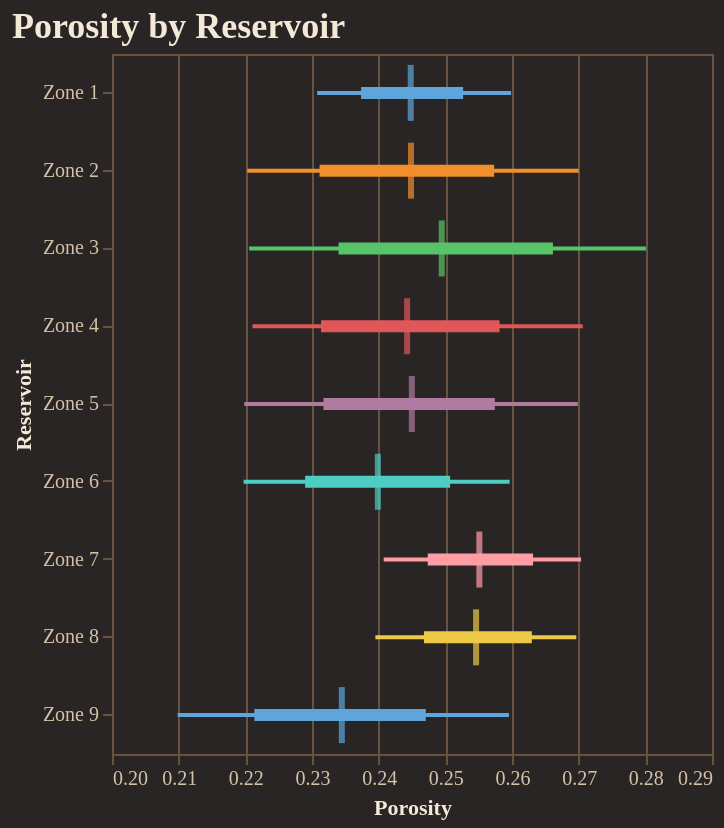

The notebook cell this image was saved under:
### Code cell
fig = reporter.plotter.forest_plot(
    "Porosity", 
    backend=PLOTTING_BACKEND
)
fig.show()

### Figure 1 — Vega-Lite specification as saved in the notebook (floating-point values rounded to 4 significant figures)
{"config": {"background": "#292524", "view": {"fill": "#292524", "stroke": "#665340"}, "title": {"color": "#f4e9d7", "font": "Merriweather", "fontSize": 18, "fontWeight": 600, "subtitleColor": "#d5c2a6", "anchor": "start"}, "axis": {"domainColor": "#665340", "gridColor": "#665340", "tickColor": "#665340", "labelColor": "#d5c2a6", "titleColor": "#f4e9d7", "labelFont": "Merriweather", "titleFont": "Merriweather"}, "legend": {"titleColor": "#f4e9d7", "labelColor": "#d5c2a6", "labelFont": "Merriweather", "titleFont": "Merriweather", "orient": "top-right", "symbolType": "circle"}, "header": {"labelColor": "#d5c2a6", "titleColor": "#f4e9d7", "labelFont": "Merriweather", "titleFont": "Merriweather"}, "mark": {"color": "#c78d3b"}, "line": {"color": "#c78d3b"}, "bar": {"color": "#c78d3b"}, "point": {"color": "#ddb06d"}, "area": {"color": "#c78d3b", "opacity": 0.35}, "text": {"color": "#f4e9d7", "font": "Merriweather"}, "range": {"category": ["#5DA5DA", "#F28E2B", "#59C36A", "#E15759", "#B07AA1", "#4ECDC4", "#FF9DA7", "#EDC948"]}}, "layer": [{"mark": {"type": "rule", "strokeWidth": 2}, "encoding": {"color": {"field": "group", "legend": null, "type": "nominal"}, "x": {"field": "p10", "scale": {"zero": false}, "title": "Porosity", "type": "quantitative"}, "x2": {"field": "p90"}, "y": {"field": "group", "sort": ["Zone 1", "Zone 2", "Zone 3", "Zone 4", "Zone 5", "Zone 6", "Zone 7", "Zone 8", "Zone 9"], "title": "Reservoir", "type": "nominal"}}}, {"mark": {"type": "rule", "strokeWidth": 6}, "encoding": {"color": {"field": "group", "legend": null, "type": "nominal"}, "x": {"field": "p25", "scale": {"zero": false}, "title": "Porosity", "type": "quantitative"}, "x2": {"field": "p75"}, "y": {"field": "group", "sort": ["Zone 1", "Zone 2", "Zone 3", "Zone 4", "Zone 5", "Zone 6", "Zone 7", "Zone 8", "Zone 9"], "title": "Reservoir", "type": "nominal"}}}, {"mark": {"type": "tick", "color": "black", "size": 28, "thickness": 3}, "encoding": {"color": {"field": "group", "legend": null, "type": "nominal"}, "tooltip": [{"field": "group", "title": "Group", "type": "nominal"}, {"field": "p10", "title": "P10", "type": "quantitative"}, {"field": "p25", "title": "P25", "type": "quantitative"}, {"field": "median", "title": "Median", "type": "quantitative"}, {"field": "p75", "title": "P75", "type": "quantitative"}, {"field": "p90", "title": "P90", "type": "quantitative"}], "x": {"field": "median", "scale": {"zero": false}, "title": "Porosity", "type": "quantitative"}, "y": {"field": "group", "sort": ["Zone 1", "Zone 2", "Zone 3", "Zone 4", "Zone 5", "Zone 6", "Zone 7", "Zone 8", "Zone 9"], "title": "Reservoir", "type": "nominal"}}}], "data": {"name": "data-556b4b5684f3a14772465dcb5233a2a3"}, "height": 350, "title": "Porosity by Reservoir", "width": "container", "$schema": "https://vega.github.io/schema/vega-lite/v5.20.1.json", "datasets": {"data-556b4b5684f3a14772465dcb5233a2a3": [{"group": "Zone 1", "p10": 0.2308, "p25": 0.2374, "median": 0.2448, "p75": 0.2527, "p90": 0.2599}, {"group": "Zone 2", "p10": 0.2203, "p25": 0.2311, "median": 0.2449, "p75": 0.2573, "p90": 0.27}, {"group": "Zone 3", "p10": 0.2206, "p25": 0.234, "median": 0.2495, "p75": 0.2661, "p90": 0.2801}, {"group": "Zone 4", "p10": 0.2211, "p25": 0.2314, "median": 0.2443, "p75": 0.2581, "p90": 0.2706}, {"group": "Zone 5", "p10": 0.2198, "p25": 0.2317, "median": 0.245, "p75": 0.2574, "p90": 0.2699}, {"group": "Zone 6", "p10": 0.2197, "p25": 0.229, "median": 0.2399, "p75": 0.2507, "p90": 0.2596}, {"group": "Zone 7", "p10": 0.2408, "p25": 0.2474, "median": 0.2551, "p75": 0.2632, "p90": 0.2704}, {"group": "Zone 8", "p10": 0.2395, "p25": 0.2468, "median": 0.2546, "p75": 0.263, "p90": 0.2696}, {"group": "Zone 9", "p10": 0.2098, "p25": 0.2214, "median": 0.2345, "p75": 0.2471, "p90": 0.2595}]}}
